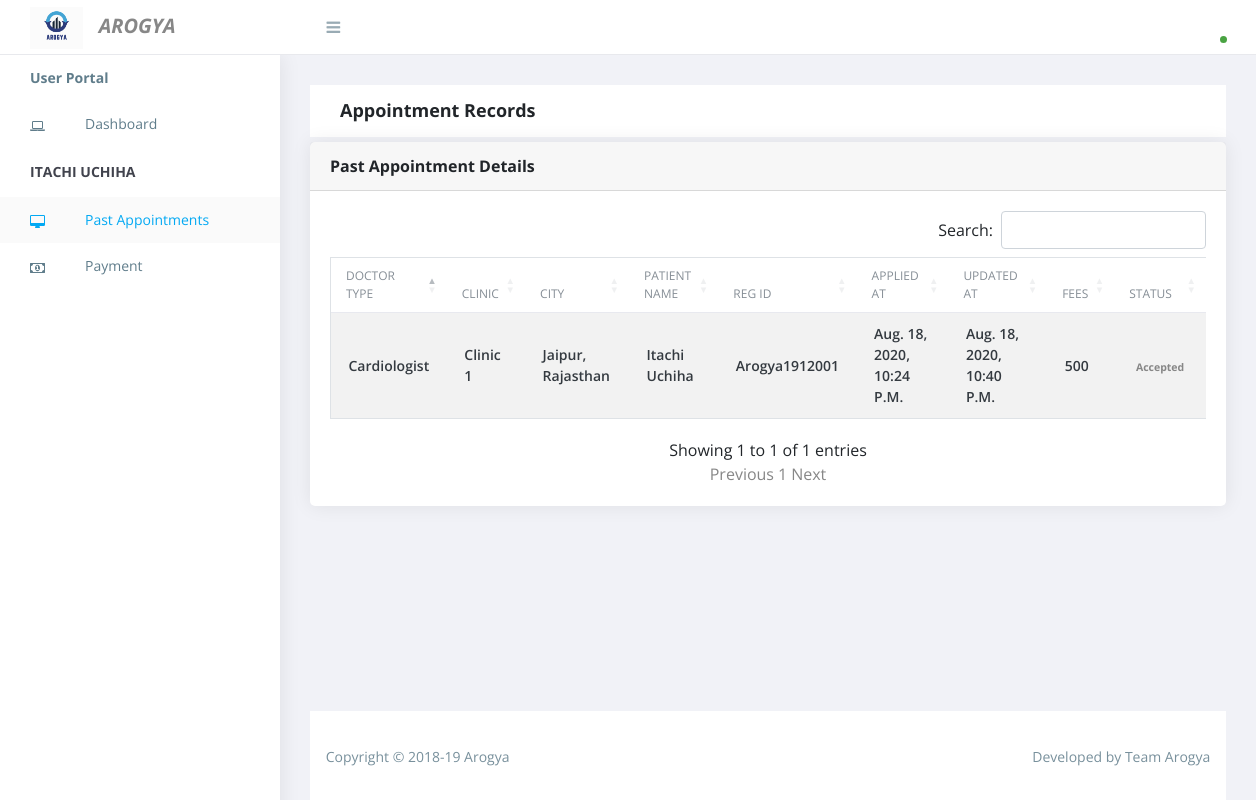
The app's page /appointment/details (signed in) with its own data.
### app1/models.py (models this page shows, shortened)
class AutoCreatedUpdatedMixin(models.Model):
	created_at = models.DateTimeField(
		verbose_name=translate('created at'),
		unique=False,
		null=True,
		blank=True,
		db_index=True,
	)
	updated_at = models.DateTimeField(
		verbose_name=translate('updated at'),
		unique=False,
		null=True,
		blank=True,
		db_index=True,
	)
	class Meta:
		abstract = True

class SoftDeleteMixin(models.Model):
	deleted_at = models.DateTimeField(
		verbose_name=translate('deleted at'),
		unique=False,
		null=True,
		blank=True,
		db_index=True,
	)
	class Meta:
		abstract = True

class User(AbstractUser,AutoCreatedUpdatedMixin,SoftDeleteMixin):
	is_client = models.BooleanField(default=False)
	is_hospo = models.BooleanField(default=False)
	docto_id = models.CharField(max_length=100, blank=True, unique=True, default=uuid.uuid4)

class Patient(AutoCreatedUpdatedMixin,SoftDeleteMixin):
	user = models.ForeignKey(User, on_delete=models.CASCADE , default=None)
	reg_id = models.CharField(max_length=100, blank=True, unique=True, default=uuid.uuid4)
	name = models.CharField(max_length=50, blank=False)
	age = models.CharField(max_length=50, blank=False ,default=0)
	gender = models.CharField(max_length=100, blank=False , choices=GENDER_CHOICES)
	clinic = models.ForeignKey(Clinic, on_delete=models.CASCADE , default=None , related_name='user_clinic')
	doctor = models.CharField(max_length=100, blank=False , choices=DOCTYPE_CHOICES)
	father_husband_name = models.CharField(max_length=50, blank=False)
	contact = models.CharField(max_length=20, blank=False)
	adhaar = models.CharField(max_length=12, blank=False)
	epic = models.CharField(max_length=20, blank=False)
	pin = models.CharField(max_length=6, blank=False)
	email = models.EmailField(blank=False)
	address = models.CharField(max_length=100, blank=False)
	city = models.ForeignKey(City,on_delete=models.CASCADE, blank=False  , related_name='city', default=None)
	is_accepted = models.IntegerField(default=0)

class Clinic(AutoCreatedUpdatedMixin,SoftDeleteMixin):
	user = models.ForeignKey(User, on_delete=models.CASCADE , default=None)
	name = models.CharField(max_length=50, blank=False , default=0)
	contact = models.CharField(max_length=50, blank=False , default=0)
	city = models.ForeignKey(City,on_delete=models.CASCADE, blank=False  , related_name='city_clinic', default=None)
	address = models.CharField(max_length=50, blank=False , default=0)
	fees = models.CharField(max_length=50, blank=False , default=0)

class City(AutoCreatedUpdatedMixin,SoftDeleteMixin):
	name = models.CharField(max_length=100)
	state = models.ForeignKey(State,on_delete=models.CASCADE)
	def __str__(self):
		return self.name + ", " + self.state.name

class State(AutoCreatedUpdatedMixin,SoftDeleteMixin):
	name = models.CharField(max_length=100)
	country = models.ForeignKey(Country,on_delete=models.CASCADE)

### app1/views.py (the view)
# urls.py: path('appointment/details', views.past_appt, name='appointment_details'),
def past_appt(request):
    pre_all = Patient.objects.filter(user_id=request.user.id).all().order_by('-id')
    clinic = Clinic.objects.filter(user_id = request.user.id).first()
    return render(request, 'past_appt.html', {'pre_all':pre_all , 'clinic':clinic})

### app1/templates/past_appt.html (shortened to what this page needs)
{%extends 'layouts/clinic_master.html'%}
{%load static%}
{%block head%}
<link rel="stylesheet" href="https://cdn.datatables.net/1.10.19/css/dataTables.bootstrap4.min.css">
{%endblock%}
{%block content%}
<div class="breadcrumbs">
	<div class="breadcrumbs-inner">
		<div class="row m-0">
			<div class="col-sm-12">
				<div class="page-header float-left">
					<div class="page-title">
						<h1><b>Appointment Records</b></h1>
					</div>
				</div>
			</div>
		</div>
	</div>
</div>
<div class="content" style="padding-top: 5px;">
	<div class="animated fadeIn">
		<div class="row">
			<div class="col-lg-12">
				<div class="card">
					<div class="card-header">
						<strong class="card-title">Past Appointment Details</strong>
					</div>
					<div class="table-stats ov-h"  style="padding:20px;">
						<table id="bootstrap-data-table" class="table table-striped table-bordered">
							<thead>
								<tr>
									<th>Doctor Type</th>
									<th>Clinic</th>
									<th>City</th>
									<th>Patient Name</th>
									<th>Reg Id</th>
									<th>Applied at</th>
									<th>Updated at</th>
									<th>Fees</th>
									<th>Status</th>
								</tr>
							</thead>
							<tbody>
								{% for pre in pre_all %}
								<tr>
									<td>  <span class="name">{{pre.doctor}}</span> </td>
									<td>  <span class="name">{{pre.clinic.name}}</span> </td>
									<td>  <span class="name">{{pre.clinic.city}}</span> </td>
									<td>  <span class="name">{{pre.name}}</span> </td>
									<td> <span class="product">{{pre.reg_id}}</span> </td>
									<td><span class="name">{{pre.created_at}}</span></td>
									<td><span class="name">{{pre.updated_at}}</span></td>
									<td><span class="name">{{pre.clinic.fees}}</span></td>
									<td>
										<span class="badge badge-complete">
											{%if pre.is_accepted == 1%}
											<a href="/receipt/{{pre.id}}">Accepted</a>
											{%endif%}
										</span>
									</td>
								</tr>
								{%endfor%}
							</tbody>
						</table>
					</div>
				</div>
			</div>
		</div>
	</div>
</div>
{%endblock%}

### app1/templates/sidebar.html
<li>
	<a href="#"><b>User Portal</b> </a>
</li>
<li id="user_dash">
	<a href="{%url 'appointment'%}" ><i class="menu-icon fa fa-laptop"></i>Dashboard </a>
</li>
<li class="menu-title">{{request.user.first_name}} {{request.user.last_name}}</li>
<li id="user_work-past"><a href="{%url 'appointment_details'%}"><i class="menu-icon fa fa-desktop"></i> Past Appointments</a></li>
<li id="user_work-payment"><a href="{%url 'payment'%}"><i class="menu-icon fa fa-money"></i> Payment</a></li>

### static/assets/css/style.css (style rules this page uses)
body { display: table; font-family: "Open Sans", sans-serif; font-size: 16px; width: 100%; }
a, button { text-decoration: none; outline: none !important; color: #878787; -webkit-transition: all 0.25s ease; transition: all 0.25s ease; }
h1, h2, h3, h4, h5, h6 { margin: 0; }
.ov-h { overflow: hidden; }
.navbar .menu-title { color: #41434d; clear: both; display: block; font-family: 'Open Sans'; font-size: 14px; font-weight: 700; line-height: 50px; padding: 0; text-transform: uppercase; width: 100%; }
.navbar .navbar-nav > li { padding-left: 30px; padding-right: 30px; }
.navbar .navbar-nav > li.active { background: #fafafa; }
.navbar .navbar-nav li { width: 100%; }
.navbar .navbar-nav li.active .menu-icon, .navbar .navbar-nav li:hover .toggle_nav_button:before, .navbar .navbar-nav li .toggle_nav_button.nav-open:before { color: #03a9f3; }
.navbar .navbar-nav li > a { background: none !important; color: #607d8b; display: inline-block; font-size: 14px; line-height: 26px; padding: 10px 0; position: relative; width: 100%; }
.navbar .navbar-nav li > a .menu-icon { color: #607d8b; float: left; margin-top: 8px; width: 55px; text-align: left; z-index: 9; }
.navbar .navbar-nav > .active > a, .navbar .navbar-nav > .active > a:focus, .navbar .navbar-nav > .active > a:hover { color: #03a9f3; }
.right-panel .breadcrumbs { float: left; margin-top: 30px; padding: 0 1.875em; width: 100%; }
.right-panel .breadcrumbs .breadcrumbs-inner { background-color: #fff; }
.right-panel .page-header { min-height: 50px; margin: 0px; padding: 0px 15px; background: #ffffff; border-bottom: 0px; }
.right-panel .page-header h1 { font-size: 18px; padding: 15px 0; }
.content { float: left; padding: 1.875em; width: 100%; }
.card { margin-bottom: 1.875em; border-radius: 5px; padding: 0; border: 0px solid transparent; -webkit-box-shadow: 0 0 20px rgba(0, 0, 0, 0.08); box-shadow: 0 0 20px rgba(0, 0, 0, 0.08); }
.table-stats table { font-family: 'Open Sans'; }
.table-stats table th, .table-stats table td { border: none; border-bottom: 1px solid #e8e9ef; color: #868e96; font-size: 12px; font-weight: normal; padding: .75em 1.25em; text-transform: uppercase; }
.table-stats table th .name, .table-stats table td .name { color: #343a40; font-size: 14px; text-transform: capitalize; }
.table-stats table td { color: #343a40; font-size: 14px; font-weight: 600; text-transform: capitalize; vertical-align: middle; }

### records on screen
User: user.first_name "ITACHI", user.last_name "UCHIHA"
Patient: doctor "Cardiologist", clinic.name "Clinic 1", clinic.city "Jaipur, Rajasthan", name "Itachi Uchiha", reg_id "Arogya1912001", created_at "Aug. 18, 2020, 10:24 P.m.", updated_at "Aug. 18, 2020, 10:40 P.m.", clinic.fees "500"
